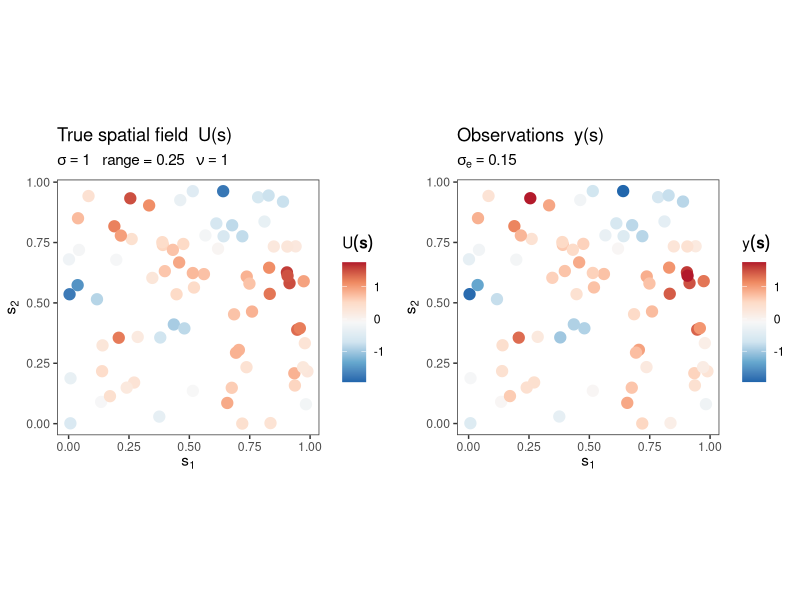
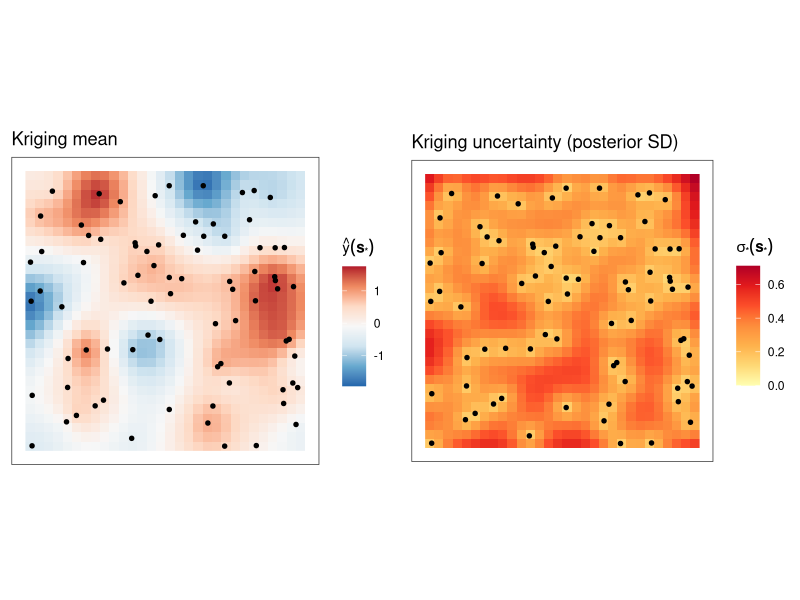

These figures' R source, in order:
## ---- chunk 1
#| message: false
#| warning: false
#| paged-print: false


#======================================================
# Kriging with Matérn covariance
#======================================================
library(ggplot2)
library(gridExtra)

set.seed(42)

#------------------------------------------------------
# True parameters
#------------------------------------------------------
N_s     <- 80        # number of observation locations
range   <- 0.25      # Matérn length-scale
nu      <- 1         # Matérn smoothness 
sigma_u <- 1.0       # process SD 
sigma_e <- 0.15      # nugget (measurement noise) SD sigma_e
mu_true <- 0.0       # constant mean mu

#------------------------------------------------------
# Matérn correlation function
#------------------------------------------------------
matern_cov <- function(coords1, coords2 = NULL, nu = 1, range, sigma2 = 1) {
  if (is.null(coords2)) coords2 <- coords1
  n1 <- nrow(coords1); n2 <- nrow(coords2)
  D  <- as.matrix(dist(rbind(coords1, coords2)))[1:n1, (n1+1):(n1+n2), drop = FALSE]
  D[D == 0] <- 1e-10          # avoid 0 argument to besselK
  s  <- sqrt(2 * nu) * D / range
  C  <- (2^(1 - nu)) / gamma(nu) * s^nu * besselK(s, nu)
  if (n1 == n2 && isTRUE(all.equal(coords1, coords2))) diag(C) <- 1
  sigma2 * C
}

#------------------------------------------------------
# Observation locations: N_s uniform points in [0,1]^2
#------------------------------------------------------
obs_locs <- matrix(runif(N_s * 2), ncol = 2, dimnames = list(NULL, c("s1", "s2")))

#------------------------------------------------------
# Simulate the latent field U(s) ~ GRF(0, sigma2 C) via Cholesky:
#------------------------------------------------------
Sigma_U <- matern_cov(obs_locs, nu = nu, range = range, sigma2 = sigma_u^2)
diag(Sigma_U) <- diag(Sigma_U) + 1e-9     # For numerical stability
L_U    <- t(chol(Sigma_U))
U_true <- as.vector(L_U %*% rnorm(N_s))

#------------------------------------------------------
# Observations: y(s)
#------------------------------------------------------
y_obs <- mu_true + U_true + rnorm(N_s, sd = sigma_e)

#------------------------------------------------------
# Kriging — build observation covariance Σ_y = sigma2_u C(S,S) + sigma2_e I
#------------------------------------------------------
Sigma_y <- matern_cov(obs_locs, nu = nu, range = range, sigma2 = sigma_u^2) +
           (sigma_e^2 + 1e-9) * diag(N_s)
L_obs   <- t(chol(Sigma_y))

# Kriging weight vector "alpha" via two triangular solves
alpha <- backsolve(t(L_obs), forwardsolve(L_obs, y_obs - mu_true))

#------------------------------------------------------
# Prediction: 30 × 30 regular grid on [0,1]^2
#------------------------------------------------------
N_grid    <- 30
pred_grid <- as.matrix(expand.grid(s1 = seq(0, 1, length.out = N_grid),
                                   s2 = seq(0, 1, length.out = N_grid)))

#------------------------------------------------------
# Kriging prediction at each grid point
# Cross-covariance  k* = sigma2 c*  (N_pred × N_obs matrix)
#------------------------------------------------------
k_cross  <- matern_cov(pred_grid, obs_locs, nu = nu, range = range, sigma2 = sigma_u^2)
krig_mean <- mu_true + as.vector(k_cross %*% alpha)

V <- forwardsolve(L_obs, t(k_cross))
krig_var <- pmax(sigma_u^2 - colSums(V^2), 0)
krig_sd  <- sqrt(krig_var)


#------------------------------------------------------
# Plots
#------------------------------------------------------
val_lim <- range(c(U_true, y_obs, krig_mean))

obs_df <- data.frame(s1 = obs_locs[, "s1"], s2 = obs_locs[, "s2"],
                     U  = U_true, y  = y_obs)

pred_df <- data.frame(s1 = pred_grid[, "s1"], s2   = pred_grid[, "s2"],
                      mean = krig_mean, sd   = krig_sd)

# True spatial field at observation locations
p_true <- ggplot(obs_df, aes(s1, s2, colour = U)) +
  geom_point(size = 3.5) +
  scale_colour_distiller(palette = "RdBu", direction = -1,
                         limits = val_lim, name = expression(U(bold(s)))) +
  coord_equal() + theme_bw(base_size = 11) +
  theme(panel.grid = element_blank()) +
  labs(title    = "True spatial field  U(s)",
       subtitle = bquote(sigma == .(sigma_u) ~ "  range =" ~ .(range) ~
                           "  " * nu == .(nu)),
       x = expression(s[1]), y = expression(s[2]))

# Observations
p_obs <- ggplot(obs_df, aes(s1, s2, colour = y)) +
  geom_point(size = 3.5) +
  scale_colour_distiller(palette = "RdBu", direction = -1,
                         limits = val_lim, name = expression(y(bold(s)))) +
  coord_equal() + theme_bw(base_size = 11) +
  theme(panel.grid = element_blank()) +
  labs(title    = "Observations  y(s)",
       subtitle = bquote(sigma[e] == .(sigma_e)),
       x = expression(s[1]), y = expression(s[2]))

# Kriging mean
p_krig_mean <- ggplot(pred_df, aes(s1, s2, fill = mean)) +
  geom_raster() +
  geom_point(data = obs_df, aes(s1, s2),
             inherit.aes = FALSE, colour = "black", size = 1.2) +
  scale_fill_distiller(palette = "RdBu", direction = -1,
                       limits = val_lim,
                       name = expression(hat(y)(bold(s)["*"]))) +
  coord_equal() + theme_bw(base_size = 11) +
  theme(axis.text = element_blank(), axis.ticks = element_blank(),
        panel.grid = element_blank()) +
  labs(title    = "Kriging mean",
       x = NULL, y = NULL)

# Kriging posterior SD
p_krig_sd <- ggplot(pred_df, aes(s1, s2, fill = sd)) +
  geom_raster() +
  geom_point(data = obs_df, aes(s1, s2),
             inherit.aes = FALSE, colour = "black", size = 1.2) +
  scale_fill_distiller(palette = "YlOrRd", direction = 1,
                       limits = c(0, NA),
                       name = expression(sigma["*"](bold(s)["*"]))) +
  coord_equal() + theme_bw(base_size = 11) +
  theme(axis.text = element_blank(), axis.ticks = element_blank(),
        panel.grid = element_blank()) +
  labs(title    = "Kriging uncertainty (posterior SD)",
       x = NULL, y = NULL)

grid.arrange(p_true, p_obs,          ncol = 2)
grid.arrange(p_krig_mean, p_krig_sd, ncol = 2)
